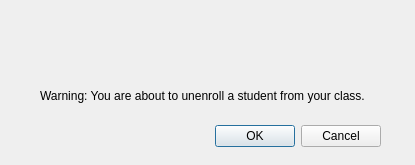
<?xml version="1.0" encoding="UTF-8"?>
<ui version="4.0">
 <class>UnenrollWarning</class>
 <widget class="QDialog" name="UnenrollWarning">
  <property name="geometry">
   <rect>
    <x>0</x>
    <y>0</y>
    <width>415</width>
    <height>165</height>
   </rect>
  </property>
  <property name="windowTitle">
   <string>Dialog</string>
  </property>
  <widget class="QDialogButtonBox" name="buttonBox">
   <property name="geometry">
    <rect>
     <x>40</x>
     <y>120</y>
     <width>341</width>
     <height>32</height>
    </rect>
   </property>
   <property name="orientation">
    <enum>Qt::Horizontal</enum>
   </property>
   <property name="standardButtons">
    <set>QDialogButtonBox::Cancel|QDialogButtonBox::Ok</set>
   </property>
  </widget>
  <widget class="QLabel" name="label">
   <property name="geometry">
    <rect>
     <x>40</x>
     <y>70</y>
     <width>341</width>
     <height>51</height>
    </rect>
   </property>
   <property name="text">
    <string>Warning: You are about to unenroll a student from your class.</string>
   </property>
   <property name="wordWrap">
    <bool>true</bool>
   </property>
  </widget>
  <widget class="QLabel" name="label_2">
   <property name="geometry">
    <rect>
     <x>180</x>
     <y>10</y>
     <width>71</width>
     <height>51</height>
    </rect>
   </property>
   <property name="text">
    <string/>
   </property>
   <property name="pixmap">
    <pixmap resource="resources.qrc">:/new/prefix1/error_filled.png</pixmap>
   </property>
  </widget>
 </widget>
 <resources>
  <include location="resources.qrc"/>
 </resources>
 <connections>
  <connection>
   <sender>buttonBox</sender>
   <signal>accepted()</signal>
   <receiver>UnenrollWarning</receiver>
   <slot>accept()</slot>
   <hints>
    <hint type="sourcelabel">
     <x>248</x>
     <y>254</y>
    </hint>
    <hint type="destinationlabel">
     <x>157</x>
     <y>274</y>
    </hint>
   </hints>
  </connection>
  <connection>
   <sender>buttonBox</sender>
   <signal>rejected()</signal>
   <receiver>UnenrollWarning</receiver>
   <slot>reject()</slot>
   <hints>
    <hint type="sourcelabel">
     <x>316</x>
     <y>260</y>
    </hint>
    <hint type="destinationlabel">
     <x>286</x>
     <y>274</y>
    </hint>
   </hints>
  </connection>
 </connections>
</ui>
